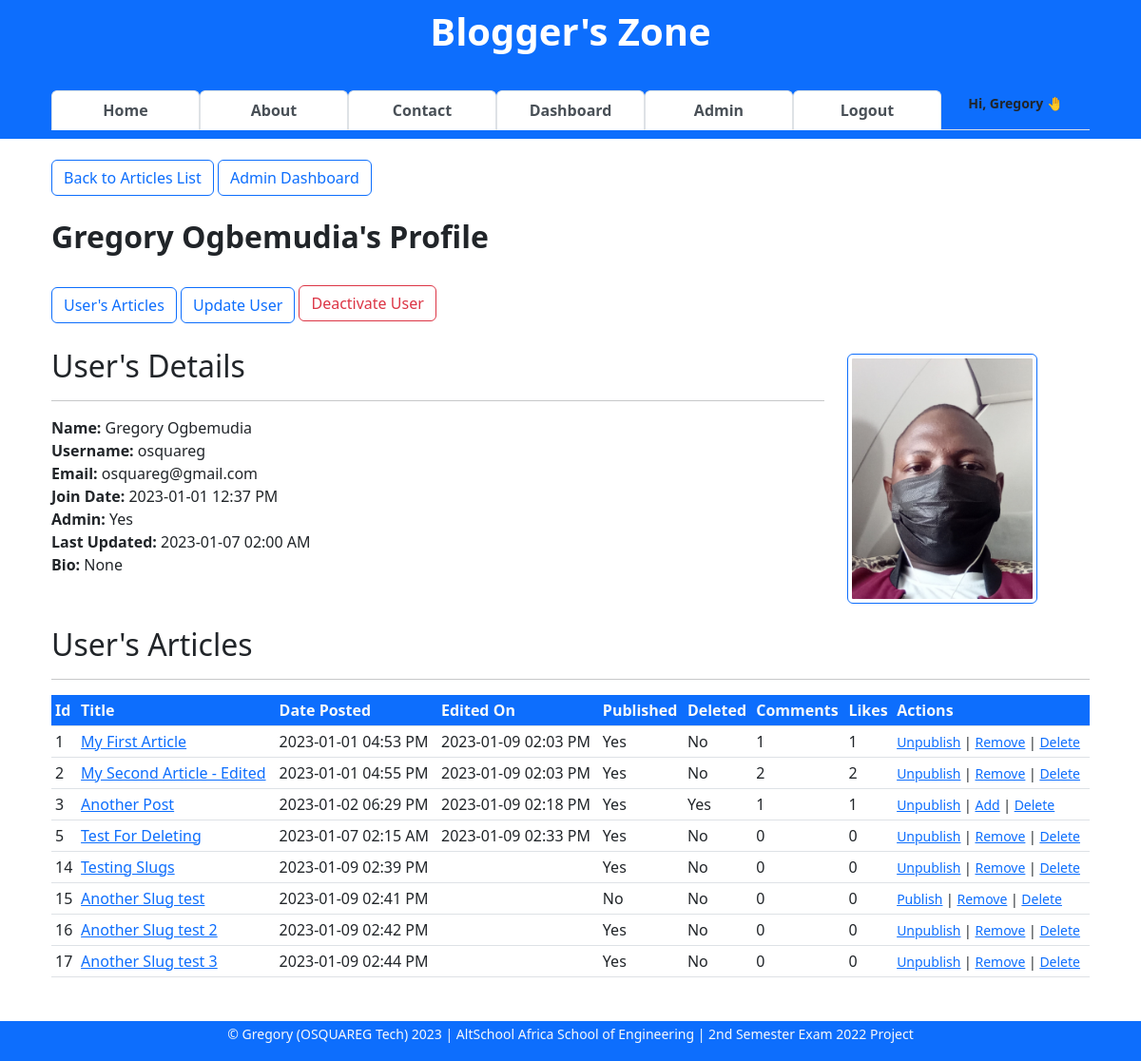
The app's page /admin-user/view/2 (signed in) with its own data.
### app/models.py (models this page shows, shortened)
class User(db.Model, UserMixin):
    __tablename__ = "users"
    id = db.Column(db.Integer, primary_key=True)
    firstname = db.Column(db.String(255), nullable=False)
    lastname = db.Column(db.String(255), nullable=False)
    username = db.Column(db.String(25), nullable=False, unique=True)
    email = db.Column(db.Text(150), nullable=False, unique=True)
    password_hash = db.Column(db.Text(255), nullable=False, unique=True)
    bio = db.Column(db.Text(), nullable=True)
    date_joined = db.Column(db.DateTime, default=datetime.utcnow)
    is_active = db.Column(db.Boolean, default=True)
    is_admin = db.Column(db.Boolean, default=False)
    profile_pic = db.Column(db.String(), nullable=True)
    last_updated_by = db.Column(db.String)
    last_updated_on = db.Column(db.DateTime, onupdate=datetime.utcnow)
    articles = db.relationship("Article", backref="author")
    comments = db.relationship("Comment", backref="commenter")
    article_likes = db.relationship("ArticleLike", backref="art_liker")
    comment_likes = db.relationship("CommentLike", backref="com_liker")

class Article(db.Model):
    __tablename__ = "articles"
    id = db.Column(db.Integer, primary_key=True)
    title = db.Column(db.String(255), nullable=False)
    content = db.Column(db.Text, nullable=False)
    slug = db.Column(db.String(255), nullable=True)
    date_posted = db.Column(db.DateTime, default=datetime.utcnow)
    is_draft = db.Column(db.Boolean, default=False, nullable=False)
    last_updated_on = db.Column(db.DateTime, onupdate=datetime.utcnow)
    last_updated_by = db.Column(db.String)
    is_deleted = db.Column(db.Boolean, default=False)
    author_id = db.Column(db.Integer, db.ForeignKey("users.id", ondelete="CASCADE"))
    comments = db.relationship("Comment", backref="articles")
    article_likes = db.relationship("ArticleLike", backref="articles")
    comment_likes = db.relationship("CommentLike", backref="articles")

### app/admin/admin_users.py (the view)
@blueprint.route("/view/<int:id>", methods=["GET"])
@login_required
def view(id):
    user = User.query.get_or_404(id)
    user_articles = Article.query.filter(Article.author_id == user.id).all()
    comment_likes_cnts = db.session \
        .query(Article.id.label("article_id"),
               func.count(Comment.comment).label("comments_count"),
               func.count(ArticleLike.user_id).label("likes_count")) \
        .outerjoin(Comment, Comment.article_id == Article.id) \
        .outerjoin(ArticleLike, ArticleLike.article_id == Article.id) \
        .group_by(Article.id).all()
    context = {
        "user": user,
        "user_articles": user_articles,
        "comment_likes_cnts": comment_likes_cnts
    }
    return render_template("admin-user-dashboard.html", **context)

### app/main.py (called while the page is built)
@login_man.user_loader
def user_loader(id):
    return User.query.get(int(id))

### app/admin/templates/admin-user-dashboard.html (shortened to what this page needs)
{% extends 'base.html' %}
{% block content %}
<div class="container">
    <div>
        <a href="/#all-articles-list" class="btn btn-outline-primary">Back to Articles List</a>
        <a href="{{ url_for('admin.admin', un=current_user.username) }}" class="btn btn-outline-primary">Admin Dashboard</a>
    </div>
    <br>
    <div>
        <h2><b>{{ user.firstname }} {{ user.lastname }}'s Profile</b></h2>
    </div>
    <br>
    <div class="row">
        <div class="col-9">
            <div>
                <a href="#user-articles" class="btn btn-outline-primary">User's Articles</a>
                <a href="{{ url_for('admin-users.update', id=user.id) }}" class="btn btn-outline-primary">Update User</a>
                <a href="{{ url_for('admin-users.deactivate', id=user.id) }}"
                    class="btn btn-outline-danger mb-1 border border-danger">Deactivate User</a>
            </div>
            <br>
            <div>
                <h2>User's Details</h2>
                <hr>
                <strong>Name:</strong> {{ user.firstname }} {{ user.lastname }} <br>
                <strong>Username:</strong> {{ user.username }} <br>
                <strong>Email:</strong> {{ user.email }} <br>
                <strong>Join Date:</strong> {{ user.date_joined.strftime('%Y-%m-%d %I:%M %p') }} <br>
                <strong>Admin:</strong>
                {% if user.is_admin %} Yes
                {% else %} No
                {% endif %} <br>
                <strong>Last Updated:</strong>
                {% if user.last_updated_on is none %}
                {{ None }} {% else %}
                {{ user.last_updated_on.strftime('%Y-%m-%d %I:%M %p') }}
                {% endif %} <br>
                <strong>Bio:</strong> {{ user.bio }} <br>
            </div><br>
        </div>
        <div class="row col-3">
            <div>
                <br><br><br>
                {% if user.profile_pic %}
                <img src="{{ url_for('static', filename='images/' + user.profile_pic)}}"  class="float-right img-thumbnail border-primary" width="200">
                {% else %}
                <center><small>No Profile Picture</small></center>
                <img src="{{ url_for('static', filename='images/default_profile_pic.png')}}" class="float-right img-thumbnail border-primary" width="200">
                {% endif %}
            </div>
        </div>
    </div>
    <br>
    <div id="user-articles">
        <h2> User's Articles </h2>
        <hr>
        <table class="table table-sm table-hover">
            <thead class="table-responsive bg-primary text-light">
                <th>Id</th>
                <th>Title</th>
                <th>Date Posted</th>
                <th>Edited On</th>
                <th>Published</th>
                <th>Deleted</th>
                <th>Comments</th>
                <th>Likes</th>
                <th>Actions</th>
            </thead>
            <tbody>
                {% for user_article in user_articles %}
                <tr>
                    <td>{{ user_article.id }}</td>
                    <td><a href="{{ url_for('article.view', id=user_article.id) }}">{{ user_article.title }}</a></td>
                    <td>{{ user_article.date_posted.strftime('%Y-%m-%d %I:%M %p') }}</td>
                    <td> {% if user_article.last_updated_on is none %}
                        {{ Null }} {% else %}
                        {{ user_article.last_updated_on.strftime('%Y-%m-%d %I:%M %p') }}
                        {% endif %}
                    </td>
                    <td>{% if user_article.is_draft: %} No {% else %} Yes {% endif %} </td>
                    <td>{% if user_article.is_deleted: %} Yes {% else %} No {% endif %} </td>
                    <td>
                        {% for comment_likes_cnt in comment_likes_cnts %}
                        {% if comment_likes_cnt.article_id == user_article.id %}
                        {{ comment_likes_cnt.comments_count }}
                        {% endif %}
                        {% endfor %}
                    </td>
                    <td>
                        {% for comment_likes_cnt in comment_likes_cnts %}
                        {% if comment_likes_cnt.article_id == user_article.id %}
                        {{ comment_likes_cnt.likes_count }}
                        {% endif %}
                        {% endfor %}
                    </td>
                    <td>
                        <small>
                            {% if user_article.is_draft: %}
                            <a href="{{ url_for('admin-articles.publish', id=user_article.id) }}">Publish</a> |
                            {% else %}
                            <a href="{{ url_for('admin-articles.unpublish', id=user_article.id) }}">Unpublish</a> |
                            {% endif %}
                            {% if user_article.is_deleted: %}
                            <a href="{{ url_for('admin-articles.add', id=user_article.id) }}">Add</a> |
                            {% else %}
                            <a href="{{ url_for('admin-articles.remove', id=user_article.id) }}">Remove</a> |
                            {% endif %}
                            <a href="{{ url_for('admin-articles.delete', id=user_article.id) }}">Delete</a>
                        </small>
                    </td>
                </tr>
                {% endfor %}
            </tbody>
        </table>
    </div>
</div>
{% endblock content %}

### app/templates/base.html (shortened to what this page needs)
<!DOCTYPE html>
<html lang="en">
<head>
    <link rel="stylesheet" href="{{url_for('static',filename='css/tab-style.css')}}" type="text/css">
    <link rel="stylesheet" href="{{url_for('static', filename='css/ckeditor-styles.css')}}" type="text/css">
    <link href="https://cdn.jsdelivr.net/npm/bootstrap@5.2.2/dist/css/bootstrap.min.css" rel="stylesheet">
</head>
<body onload="openPage('Published', this, 'rgb(0, 89, 250)', 'white')">
    <nav class="navbar navbar-light fixed-top text-lg-center bg-primary border border-primary" >
        <div class="container container-sm">
            <div class="container">
                <a class="navbar-brand" href="{{url_for('general.index')}}">
                    <h1 class="text-white"><b>Blogger's Zone</b></h1>
                </a>
            </div>
            <div class="container">
                <ul class="nav navbar-dark nav-tabs nav-justified">
                    <li class="nav-item">
                        <a class="nav-link active" href="{{url_for('general.index')}}"><b>Home</b></a>
                    </li>
                    <li class="nav-item">
                        <a class="nav-link active" href="{{ url_for('general.about') }}"><b>About</b></a>
                    </li>
                    <li class="nav-item">
                        <a class="nav-link active" href="{{ url_for('general.message') }}"><b>Contact</b></a>
                    </li>
                    {% if current_user.is_authenticated %}
                    <li class="nav-item">
                        <a class="nav-link active" href="{{url_for('user.dashboard')}}"><b>Dashboard</b></a>
                    </li>
                    {% if current_user.is_admin %}
                    <li class="nav-item">
                        <a class="nav-link active" href="{{url_for('admin.admin', un=current_user.username)}}"><b>Admin</b></a>
                    </li>
                    {% endif %}
                    <li class="nav-item">
                        <a class="nav-link active" href="{{ url_for('auth.logout') }}"><b>Logout</b></a>
                    </li>
                    <li class="nav-item">
                        <small class="align-bottom"><b class="text-end">Hi, {{current_user.firstname}} 🤚</b></small>
                    </li>
                    {% endif %}
                </ul>
            </div>
        </div>
    </nav>
    <main>
        <div><br><br><br><br><br><br><br></div>
        <div class="container">
            {% block content %}
            {% endblock content %}
        </div>
        <div><br><br><br></div>
    </main>
    <div class="text-md-center text-muted bg-primary border border-primary fixed-bottom">
        <footer>
            <p class="text-light">
                <small>
                    &copy Gregory (OSQUAREG Tech)
                    <script>document.write(new Date().getFullYear())</script> | AltSchool Africa School of Engineering | 2nd Semester Exam 2022 Project
                </small>
            </p>
        </footer>
    </div>
</body>
</html>

### app/static/css/tab-style.css (style rules this page uses)
a { text-decoration: none; }

### app/static/css/ckeditor-styles.css (style rules this page uses)
:root { --ck-color-image-caption-background: hsl(0, 0%, 97%); --ck-color-image-caption-text: hsl(0, 0%, 20%); --ck-color-mention-background: hsla(341, 100%, 30%, 0.1); --ck-color-mention-text: hsl(341, 100%, 30%); --ck-color-table-caption-background: hsl(0, 0%, 97%); --ck-color-table-caption-text: hsl(0, 0%, 20%); --ck-highlight-marker-blue: hsl(201, 97%, 72%); --ck-highlight-marker-green: hsl(120, 93%, 68%); --ck-highlight-marker-pink: hsl(345, 96%, 73%); --ck-highlight-marker-yellow: hsl(60, 97%, 73%); --ck-highlight-pen-green: hsl(112, 100%, 27%); --ck-highlight-pen-red: hsl(0, 85%, 49%); --ck-image-style-spacing: 1.5em; --ck-inline-image-style-spacing: calc(var(--ck-image-style-spacing) / 2); --ck-todo-list-checkmark-size: 16px; }

### records on screen
User: firstname "Gregory", lastname "Ogbemudia", username "osquareg", email "osquareg@gmail.com", date_joined "2023-01-01 12:37 PM", last_updated_on "2023-01-07 02:00 AM", bio "None", profile_pic (picture)
Article: id "1", title "My First Article", date_posted "2023-01-01 04:53 PM", last_updated_on "2023-01-09 02:03 PM", is_draft "Yes", is_deleted "No", comments_count "1", likes_count "1"
Article: id "2", title "My Second Article - Edited", date_posted "2023-01-01 04:55 PM", last_updated_on "2023-01-09 02:03 PM", is_draft "Yes", is_deleted "No", comments_count "2", likes_count "2"
Article: id "3", title "Another Post", date_posted "2023-01-02 06:29 PM", last_updated_on "2023-01-09 02:18 PM", is_draft "Yes", is_deleted "Yes", comments_count "1", likes_count "1"
Article: id "5", title "Test For Deleting", date_posted "2023-01-07 02:15 AM", last_updated_on "2023-01-09 02:33 PM", is_draft "Yes", is_deleted "No", comments_count "0", likes_count "0"
Article: id "14", title "Testing Slugs", date_posted "2023-01-09 02:39 PM", is_draft "Yes", is_deleted "No", comments_count "0", likes_count "0"
Article: id "15", title "Another Slug test", date_posted "2023-01-09 02:41 PM", is_draft "No", is_deleted "No", comments_count "0", likes_count "0"
Article: id "16", title "Another Slug test 2", date_posted "2023-01-09 02:42 PM", is_draft "Yes", is_deleted "No", comments_count "0", likes_count "0"
Article: id "17", title "Another Slug test 3", date_posted "2023-01-09 02:44 PM", is_draft "Yes", is_deleted "No", comments_count "0", likes_count "0"
